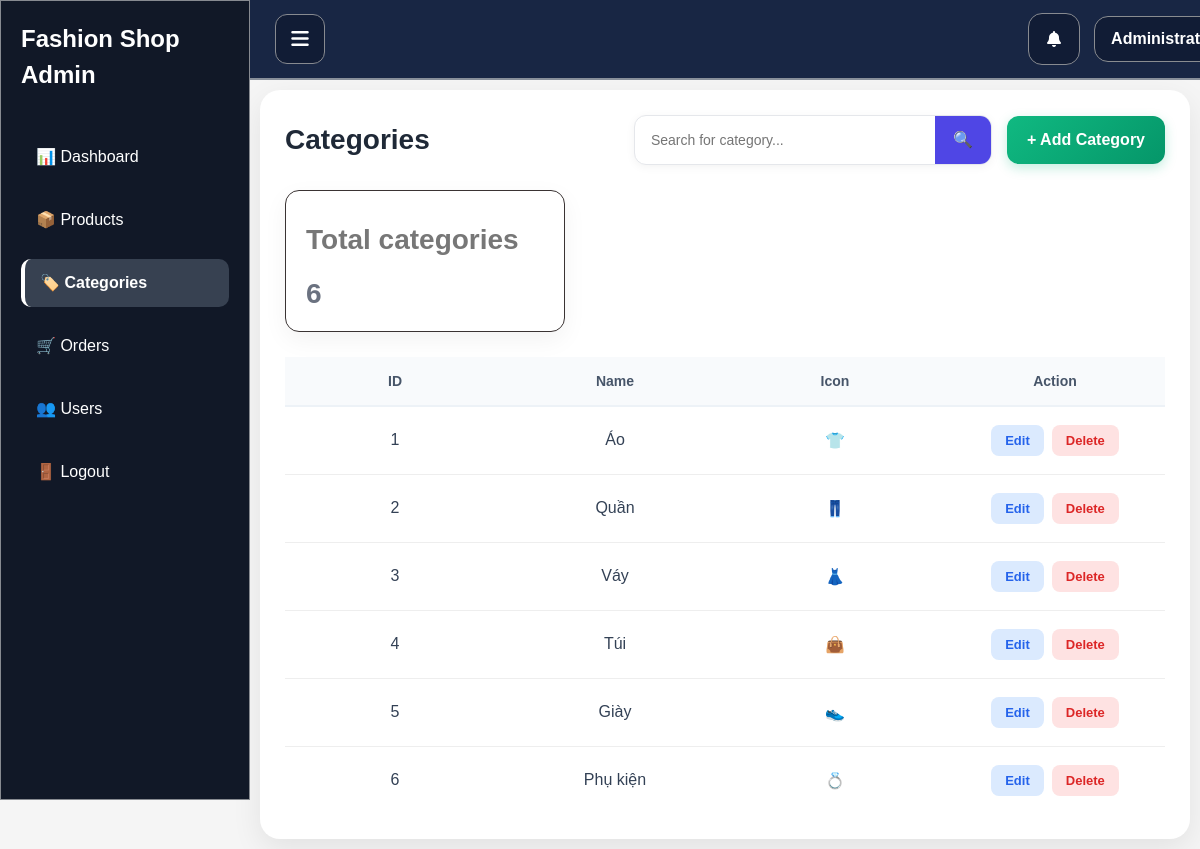
/admin/categories/index.php (signed in), run on the app's committed database.
### tables this page shows
CREATE TABLE `categories` (
  `id` int(11) NOT NULL,
  `name` varchar(100) NOT NULL,
  `icon` varchar(20) DEFAULT NULL
);

### admin/categories/index.php (the view, shortened to what this page needs)
<?php
include("../../config/config.php");
$sql = "SELECT * FROM categories";
$result = mysqli_query($conn, $sql);
$total_categories = mysqli_fetch_assoc(
    mysqli_query($conn, "SELECT COUNT(*) total FROM categories")
)['total'];
?>
<link
        href="https://cdn.jsdelivr.net/npm/bootstrap@5.3.3/dist/css/bootstrap.min.css"
        rel="stylesheet">
<link
    rel="stylesheet"
    href="../assets/css/admin.css">
<div class="admin-layout">
    <?php include("../includes/sidebar.php"); ?>
    <div class="main-content">
        <?php include("../includes/header.php"); ?>
        <div class="table-card">
            <div class="table-header">
                <h2>Categories</h2>
                <div class="top-bar">
                    <form method="GET" class="search-form">
                        <input
                            type="text"
                            name="keyword"
                            placeholder="Search for category..."
                            value="<?= $_GET['keyword'] ?? '' ?>">
                        <button type="submit">
                            🔍
                        </button>
                    </form>
                    <a
                        href="add.php"
                        class="btn-dashboard-add">
                        + Add Category
                    </a>
                </div>
            </div>
            <div class="product-stats">
                <div class="stat-card">
                    <p>Total categories</p>
                    <h3><?= $total_categories ?></h3>
                </div>
            </div>
            <div class="table-responsive">
                <table class="admin-table">
                    <thead>
                        <tr>
                            <th>ID</th>
                            <th>Name</th>
                            <th>Icon</th>
                            <th>Action</th>
                        </tr>
                    </thead>
                    <tbody>
                    <?php while($category = mysqli_fetch_assoc($result)) { ?>
                        <tr>
                            <td>
                                <?= $category['id'] ?>
                            </td>
                            <td style="text-align: center;">
                                <?= $category['name'] ?>
                            </td>
                            <td>
                                <?= $category['icon'] ?>
                            </td>
                            <td>
                                <div class="action-buttons">
                                    <a
                                        href="edit.php?id=<?= $category['id'] ?>"
                                        class="btn-action btn-edit">
                                        Edit
                                    </a>
                                    <button
                                        type="button"
                                        class="btn-action btn-delete"
                                        data-bs-toggle="modal"
                                        data-bs-target="#deleteModal"
                                        data-id="<?= $category['id'] ?>"
                                        data-name="<?= $category['name'] ?>">
                                        Delete
                                    </button>
                                </div>
                            </td>
                        </tr>
                    <?php } ?>
                    </tbody>
                </table>
            </div>
        </div>
    </div>
</div>
</html>

### admin/assets/css/admin.css (style rules this page uses)
* { margin: 0; padding: 0; box-sizing: border-box; }
.admin-layout { display: flex; }
.main-content { margin-left: 260px; width: calc(100% - 260px); padding: 0; }
.stat-card { background: rgb(228, 223, 223); padding: 25px; border-radius: 15px; box-shadow: 0 2px 10px rgba(0,0,0,0.08); border: 1px solid #3a3333; }
.stat-card h3 { color: #6B7280; margin-bottom: 10px; }
.stat-card p { font-size: 28px; font-weight: bold; }
.product-stats { display:grid; grid-template-columns:repeat(3,1fr); gap:20px; margin-bottom:25px; }
.stat-card { background:#fff; border-radius:14px; padding:20px; box-shadow:0 8px 25px rgba(0,0,0,.05); }
.stat-card h3 { font-size:28px; font-weight:700; margin:0; }
.stat-card p { color:#777; margin-top:8px; }
.top-bar { display:flex; align-items:center; gap:15px; }
.search-form { display:flex; align-items:center; background:#fff; border:1px solid #e5e7eb; border-radius:12px; overflow:hidden; box-shadow:0 2px 10px rgba(0,0,0,.05); }
.search-form input { width:300px; border:none; outline:none; padding:12px 16px; font-size:14px; background:transparent; }
.search-form button { border:none; background:#4f46e5; color:#fff; padding:12px 18px; cursor:pointer; transition:.2s; }
.table-card { background:#fff; border-radius:20px; padding:25px; box-shadow:0 10px 30px rgba(0,0,0,.08); margin: 90px 10px 10px 0px; }
.table-header { display:flex; justify-content:space-between; align-items:center; margin-bottom:25px; gap:20px; flex-wrap:wrap; }
.table-header h2 { margin:0; font-size:28px; font-weight:700; color:#1f2937; }
.btn-dashboard-add { display:inline-flex; align-items:center; gap:8px; background:linear-gradient( 135deg, #10b981, #059669 ); color:#fff; text-decoration:none; padding:12px 20px; border-radius:12px; font-size:16px; font-weight:600; transition:.25s; box-shadow:0 4px 12px rgba(16,185,129,.25); }
.admin-table { width:100%; border-collapse:collapse; table-layout: fixed; }
.admin-table thead { background:#f8fafc; }
.admin-table th { padding:16px; font-size:14px; font-weight:600; color:#475569; border-bottom: 2px solid #edf2f7; }
.admin-table td { padding:18px 16px; vertical-align:middle; border-top:1px solid #eee; color: #334155; }
.admin-table th:nth-child(1), .admin-table td:nth-child(1), .admin-table th:nth-child(3), .admin-table td:nth-child(3), .admin-table th:nth-child(4), .admin-table td:nth-child(4), .admin-table th:nth-child(5), .admin-table td:nth-child(5), .admin-table th:nth-child(6), .admin-table td:nth-child(6), .admin-table th:nth-child(7), .admin-table td:nth-child(7), .admin-table th:nth-child(2) { text-align: center; }
.admin-table td:nth-child(2) { text-align: left; }
.action-buttons { display:flex; justify-content: center; gap:8px; }
.btn-action { padding:8px 14px; border-radius:8px; text-decoration:none; font-size:13px; font-weight:600; transition:.3s; }
.btn-edit { background:#dbeafe; color:#2563eb; }
.btn-delete { border:none; background:#fee2e2; color:#dc2626; }

### data on the page
categories: id "1", name "Áo", icon "👕"
categories: id "2", name "Quần", icon "👖"
categories: id "3", name "Váy", icon "👗"
categories: id "4", name "Túi", icon "👜"
categories: id "5", name "Giày", icon "👟"
categories: id "6", name "Phụ kiện", icon "💍"

### other printed values
$total_categories "6"
